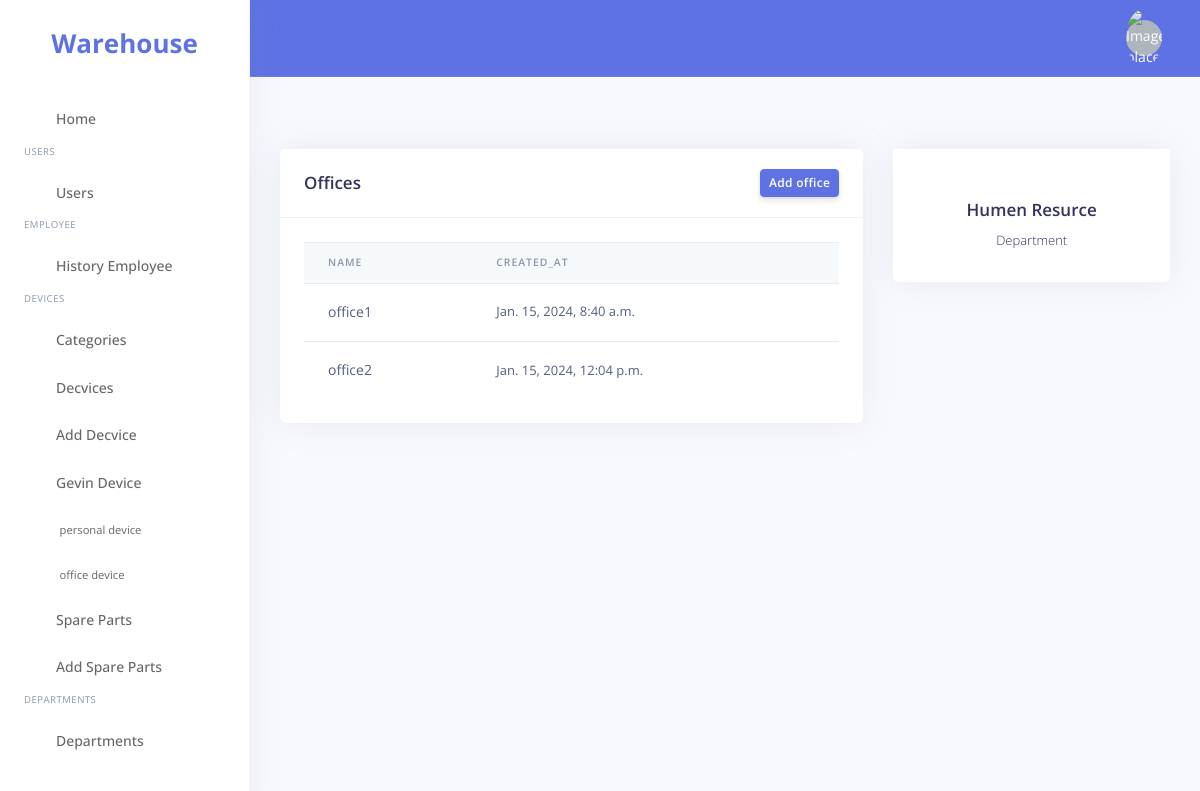
The app's page /item/depart/3/ (signed in) with its own data.
### Item/models.py (models this page shows, shortened)
class Departments(models.Model):
    name = models.CharField(max_length=50)
    created_at = models.DateTimeField(auto_now=False, auto_now_add=True)

class Office(models.Model):
    name = models.CharField(max_length=50)
    department = models.ForeignKey(Departments, on_delete=models.CASCADE)
    created_at = models.DateTimeField(auto_now=False, auto_now_add=True)

### Item/views.py (the view)
# urls.py: path('depart/<int:id>/',department_show,name="department.show"),
@login_required
@permission_required(['view_departments'])
def department_show(request,id):
    department = get_object_or_404(Departments,pk=id)
    return render(request,'departments/show.html',{'department':department})

### templates/departments/show.html (shortened to what this page needs)
{% extends 'layouts/base.html' %}
{% block content %}
  <div class="container-fluid mt-6">
    <div class="row">
      <div class="col-xl-4 order-xl-2">
        <div class="card card-profile">
          <div class="card-header text-center border-0 pt-8 pt-md-4 pb-0 pb-md-4">
          </div>
          <div class="card-body pt-0">
            <div class="text-center">
              <h5 class="h3">{{ department.name }}</h5>
              <div class="h5 font-weight-300">Department</div>
            </div>
          </div>
        </div>
      </div>
      <div class="col-xl-8 order-xl-1">
        <div class="card">
          <div class="card-header">
            <div class="row align-items-center">
              <div class="col-8">
                <h3 class="mb-0">Offices</h3>
              </div>
              <div class="col-4 text-right">
                <a href="#!" class="btn btn-sm btn-primary" data-toggle="modal" data-target="#add-office">Add office</a>
              </div>
            </div>
          </div>
          <div class="card-body">
            <div class="table-responsive">
              <table class="table align-items-center table-flush">
                <thead class="thead-light">
                  <tr>
                    <th scope="col" class="sort" data-sort="name">name</th>
                    <th scope="col" class="sort" data-sort="budget">created_at</th>
                    <th scope="col" class="sort" data-sort="completion"></th>
                  </tr>
                </thead>
                <tbody class="list">
                  {% for val in department.office_set.all %}
                    <tr>
                      <th scope="row">
                        <span class="badge badge-dot mr-4">
                          <span class="status">{{ val.name }}</span>
                        </span>
                      </th>
                      <td>{{ val.created_at }}</td>
                      <td><a href="{% url 'office.delete' val.id %}"><i class="fa fa-trash text-danger"></i></a></td>
                    </tr>
                  {% endfor %}
                </tbody>
              </table>
            </div>
          </div>
        </div>
      </div>
    </div>
  </div>
{% endblock %}

### records on screen
Departments: name "Humen Resurce"
Office: name "office1", created_at "Jan. 15, 2024, 8:40 a.m."
Office: name "office2", created_at "Jan. 15, 2024, 12:04 p.m."
